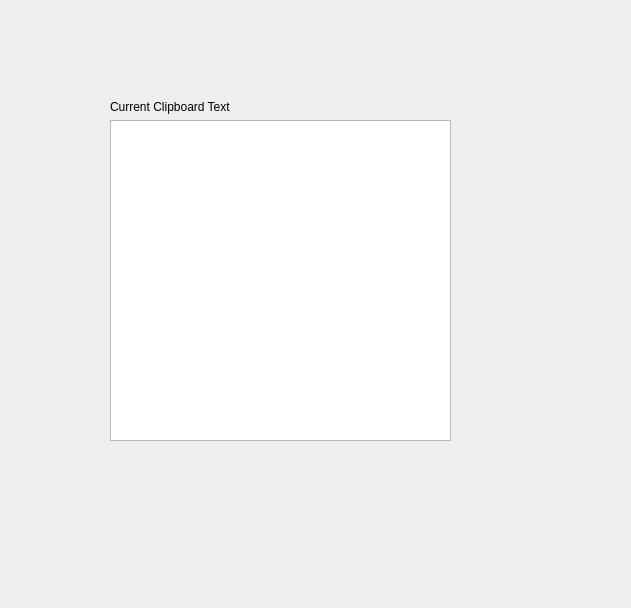
<?xml version="1.0" encoding="UTF-8"?>
<ui version="4.0">
 <class>main_window</class>
 <widget class="QWidget" name="main_window">
  <property name="geometry">
   <rect>
    <x>0</x>
    <y>0</y>
    <width>631</width>
    <height>608</height>
   </rect>
  </property>
  <property name="windowTitle">
   <string>Form</string>
  </property>
  <widget class="QWidget" name="verticalLayoutWidget">
   <property name="geometry">
    <rect>
     <x>110</x>
     <y>100</y>
     <width>341</width>
     <height>341</height>
    </rect>
   </property>
   <layout class="QVBoxLayout" name="verticalLayout">
    <item>
     <widget class="QLabel" name="clipboard_text_label">
      <property name="text">
       <string>Current Clipboard Text</string>
      </property>
     </widget>
    </item>
    <item>
     <widget class="QTextBrowser" name="current_clipboard_textview">
      <property name="readOnly">
       <bool>false</bool>
      </property>
     </widget>
    </item>
   </layout>
  </widget>
 </widget>
 <resources/>
 <connections/>
</ui>
